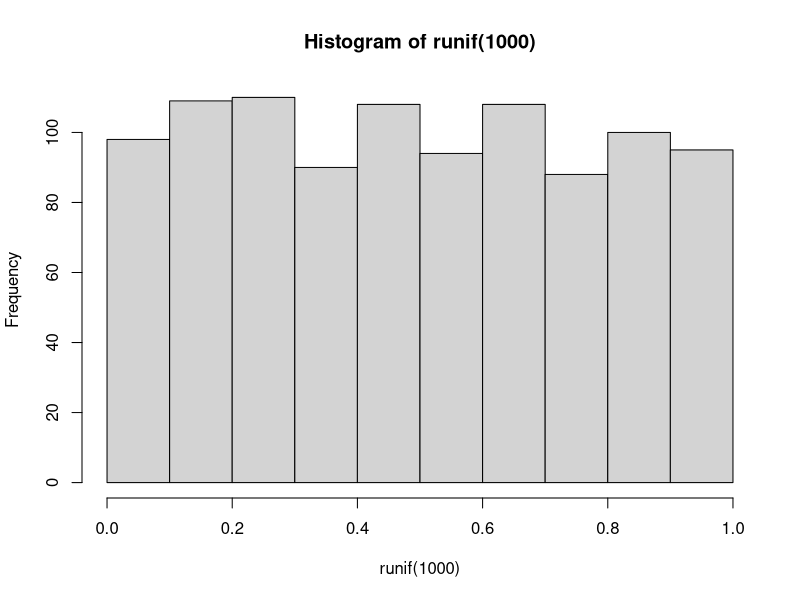
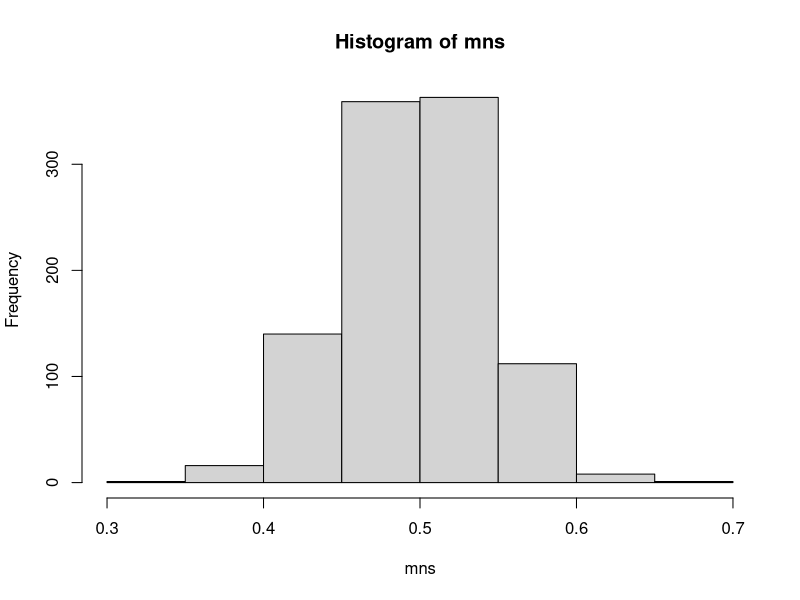

The R script that drew these images, in order: (Note: this script raises an error after producing the figures.)
#script for testing things for the inference statistics project


hist(runif(1000))


mns = NULL
for (i in 1 : 1000) mns = c(mns, mean(runif(40)))
hist(mns)



# setting the main attributes
lambda <- 0.2
n <- 40


# calculating the theorical mean and variance
th_mean <- 1/lambda
th_var <- (1/(lambda^2))/n

# creating a data frame to store the data of distribution, mean and variance for the different simulations
df_mean <- data.frame(th_mean, "Theoretical")
colnames(df_mean) <- c("mean", "size")

df_var <- data.frame(th_var, "Theoretical")
colnames(df_var) <- c("variance", "size")

df_dist <- data.frame(x = numeric(), size = character())


#
# loop for simulations of 100, 1000, 10000
#
simulations <- c(100, 1000, 10000)


for (j in simulations){
    
    mns = NULL
    
        for (i in 1 : j) mns = c(mns, mean(rexp(n, lambda)))
    
    # setting the data of distribution
    df_dist_t <- data.frame(mns, as.factor(j))
    colnames(df_dist_t) <- c("x", "size")
    df_dist <- rbind (df_dist, df_dist_t)
    
    #setting the data of means
    df_mean_t <- data.frame(mean(mns), as.factor(j))
    colnames(df_mean_t) <- c("mean", "size")
    df_mean <- rbind(df_mean, df_mean_t)
    
    #setting the data of variances
    df_var_t <- data.frame(var(mns), as.factor(j))
    colnames(df_var_t) <- c("variance", "size")
    df_var <- rbind(df_var, df_var_t)
    
}


# plotting distribution charts
g <- ggplot(df_dist, aes(x = x, fill = size)) + 
    geom_histogram(alpha = .20, binwidth=.3, colour = "black", aes(y = ..density..)) 

g + facet_grid(. ~ size) + ggtitle("Distribution charts for different set of simulations")

# plotting mean charts
df_mean$size <- factor(df_mean$size, levels = c("100", "1000", "10000", "Theoretical"))

g <- ggplot(df_mean, aes(size, mean)) + geom_bar(stat = "identity", aes(fill = size)) +
    ggtitle ("Means values for different set of simulations")

g +  geom_text(aes(label = round(mean, 3), y = mean - 0.5* mean))


# plotting variance charts
df_var$size <- factor(df_var$size, levels = c("100", "1000", "10000", "Theoretical"))

g <- ggplot(df_var, aes(size, variance)) + geom_bar(stat = "identity", aes(fill = size)) +
    ggtitle ("Variance values for different set of simulations")

g +  geom_text(aes(label = round(variance, 3), y = variance - 0.5* variance))
